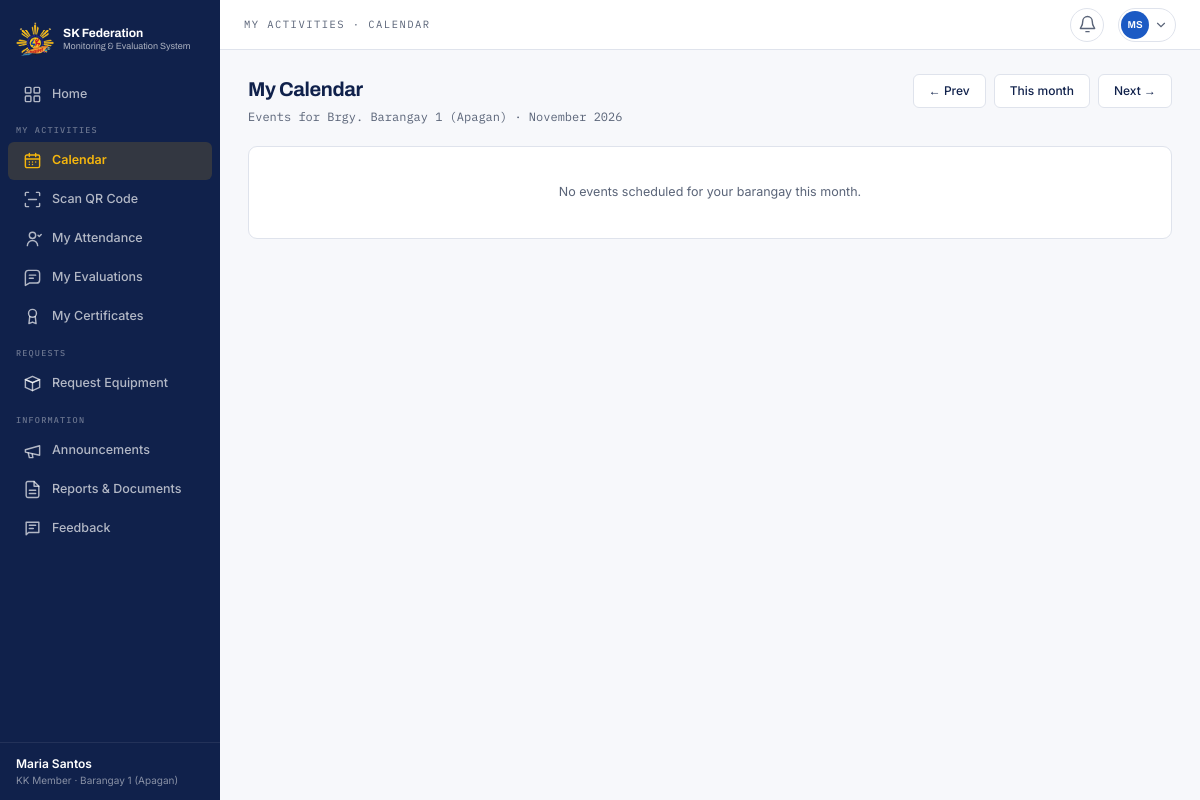
Screenshot of /member/calendar.php (signed in) with the database file from the repository.
### tables this page shows
CREATE TABLE youth_profiles (
  profile_id    INT(11)      NOT NULL AUTO_INCREMENT,
  user_id       INT(11)      DEFAULT NULL,
  barangay_id   INT(11)      NOT NULL,
  full_name     VARCHAR(255) NOT NULL,
  birthdate     DATE         NOT NULL,
  sex           VARCHAR(10)  DEFAULT NULL,
  contact_no    VARCHAR(20)  DEFAULT NULL,
  address       VARCHAR(255) DEFAULT NULL,
  civil_status  VARCHAR(30)  DEFAULT NULL,
  education     VARCHAR(100) DEFAULT NULL,
  work_status   VARCHAR(100) DEFAULT NULL,
  youth_org     VARCHAR(255) DEFAULT NULL,
  school_status VARCHAR(30)  DEFAULT NULL,
  is_pwd        TINYINT(1)   DEFAULT NULL,
  attended_assembly TINYINT(1) DEFAULT NULL,
   
   
  id_document_type VARCHAR(50)  DEFAULT NULL,
  id_document_path VARCHAR(255) DEFAULT NULL,
  selfie_path      VARCHAR(255) DEFAULT NULL,
  consent_date     DATETIME     DEFAULT NULL,
  date_encoded  DATETIME     NOT NULL DEFAULT CURRENT_TIMESTAMP,
  PRIMARY KEY (profile_id),
  UNIQUE KEY uq_profile_user (user_id),
  KEY fk_profile_barangay (barangay_id),
  CONSTRAINT fk_profile_user     FOREIGN KEY (user_id)     REFERENCES users (user_id) ON DELETE SET NULL,
  CONSTRAINT fk_profile_barangay FOREIGN KEY (barangay_id) REFERENCES barangays (barangay_id)
);

CREATE TABLE users (
  user_id              INT(11)      NOT NULL AUTO_INCREMENT,
  role_id              INT(11)      NOT NULL,
  barangay_id          INT(11)      DEFAULT NULL,
  verified_by          INT(11)      DEFAULT NULL,
  username             VARCHAR(50)  NOT NULL,
  email                VARCHAR(150) NOT NULL,
  password_hash        VARCHAR(255) NOT NULL,
  verification_status  VARCHAR(20)  NOT NULL DEFAULT 'pending',
  date_verified        DATETIME     DEFAULT NULL,
  rejection_reason     VARCHAR(255) DEFAULT NULL,
  is_active            TINYINT(1)   NOT NULL DEFAULT 1,
  last_login           DATETIME     DEFAULT NULL,
  date_created         DATETIME     NOT NULL DEFAULT CURRENT_TIMESTAMP,
  PRIMARY KEY (user_id),
  UNIQUE KEY uq_users_username (username),
  UNIQUE KEY uq_users_email (email),
  KEY fk_users_role (role_id),
  KEY fk_users_barangay (barangay_id),
  KEY fk_users_verifier (verified_by),
  CONSTRAINT fk_users_role     FOREIGN KEY (role_id)     REFERENCES roles (role_id),
  CONSTRAINT fk_users_barangay FOREIGN KEY (barangay_id) REFERENCES barangays (barangay_id),
  CONSTRAINT fk_users_verifier FOREIGN KEY (verified_by) REFERENCES users (user_id),
  CONSTRAINT chk_users_status  CHECK (verification_status IN ('pending','verified','rejected'))
);

CREATE TABLE barangays (
  barangay_id    INT(11)      NOT NULL AUTO_INCREMENT,
  barangay_name  VARCHAR(100) NOT NULL,
  municipality   VARCHAR(100) NOT NULL DEFAULT 'Nasipit',
  chairman_id    INT(11)      DEFAULT NULL,    
  PRIMARY KEY (barangay_id),
  UNIQUE KEY uq_barangay (barangay_name, municipality),
  KEY fk_barangay_chairman (chairman_id),
  CONSTRAINT fk_barangay_chairman FOREIGN KEY (chairman_id) REFERENCES users (user_id) ON DELETE SET NULL
);

### includes/helpers.php (called while the page is built, shortened)
<?php
require_once __DIR__ . '/../config/database.php';
function e($value): string
{
    return htmlspecialchars((string) ($value ?? ''), ENT_QUOTES | ENT_SUBSTITUTE, 'UTF-8');
}
function url(string $path = ''): string
{
    return BASE_URL . '/' . ltrim($path, '/');
}
function asset(string $path): string
{
    $file = APP_ROOT . '/assets/' . $path;
    $v = is_file($file) ? filemtime($file) : 0;
    return url('assets/' . $path) . '?v=' . $v;
}
function initials(string $name): string
{
    $parts = preg_split('/\s+/', trim($name)) ?: [];
    $first = $parts[0] ?? '';
    $last = count($parts) > 1 ? end($parts) : '';
    return strtoupper(mb_substr($first, 0, 1) . mb_substr($last, 0, 1)) ?: '?';
}
function get(string $key, $default = '')
{
    $v = $_GET[$key] ?? $default;
    return is_string($v) ? trim($v) : $default;
}
function setting(string $key, string $default = ''): string
{
    static $cache = null;
    if ($cache === null) {
        $cache = [];
        foreach (q_all('SELECT setting_key, setting_value FROM settings') as $r) {
            $cache[$r['setting_key']] = $r['setting_value'];
        }
    }
    return $cache[$key] ?? $default;
}

### config/database.php (called while the page is built, shortened)
<?php
function db(): PDO
{
    static $pdo = null;
    if ($pdo === null) {
        $dsn = 'mysql:host=' . DB_HOST . ';port=' . DB_PORT . ';dbname=' . DB_NAME . ';charset=utf8mb4';
        try {
            $pdo = new PDO($dsn, DB_USER, DB_PASS, [
                PDO::ATTR_ERRMODE            => PDO::ERRMODE_EXCEPTION,
                PDO::ATTR_DEFAULT_FETCH_MODE => PDO::FETCH_ASSOC,
                PDO::ATTR_EMULATE_PREPARES   => false,
            ]);
            $pdo->exec("SET time_zone = '+08:00'");
        } catch (PDOException $e) {
            http_response_code(500);
            error_log('Database connection failed: ' . $e->getMessage());
            exit('The database is not available. Check that MySQL is running in XAMPP and that database/schema.sql has been imported.');
        }
    }
    return $pdo;
}
function q(string $sql, array $params = []): PDOStatement
{
    $stmt = db()->prepare($sql);
    $stmt->execute($params);
    return $stmt;
}
function q_all(string $sql, array $params = []): array
{
    return q($sql, $params)->fetchAll();
}
function q_one(string $sql, array $params = []): ?array
{
    $row = q($sql, $params)->fetch();
    return $row === false ? null : $row;
}
function q_val(string $sql, array $params = [])
{
    $v = q($sql, $params)->fetchColumn();
    return $v === false ? null : $v;
}

### includes/auth.php (called while the page is built, shortened)
<?php
require_once __DIR__ . '/helpers.php';
function current_user(bool $refresh = false): ?array
{
    static $user = false;
    if ($user !== false && !$refresh) {
        return $user;
    }
    $user = null;
    if (!empty($_SESSION['user_id'])) {
        $row = q_one(
            'SELECT u.*, b.barangay_name, p.profile_id, p.full_name, p.date_encoded
               FROM users u
               LEFT JOIN barangays b ON b.barangay_id = u.barangay_id
               LEFT JOIN youth_profiles p ON p.user_id = u.user_id
              WHERE u.user_id = ?',
            [$_SESSION['user_id']]
        );
        if ($row && (int) $row['is_active'] === 1 && $row['verification_status'] === 'verified'
            && ((int) $row['role_id'] === ROLE_ADMIN || setting('maintenance_mode') !== '1')) {
            $user = $row;
        } else {
            $_SESSION = [];
        }
    }
    return $user;
}
function role(): int
{
    return (int) (current_user()['role_id'] ?? 0);
}
function my_barangay(): ?int
{
    $b = current_user()['barangay_id'] ?? null;
    return $b === null ? null : (int) $b;
}
function display_name(?array $u = null): string
{
    $u = $u ?? current_user();
    return $u['full_name'] ?: $u['username'];
}
function home_url(int $role): string
{
    return [
        ROLE_ADMIN => 'admin/index.php',
        ROLE_FEDERATION => 'federation/index.php',
        ROLE_BARANGAY => 'barangay/index.php',
        ROLE_MEMBER => 'member/index.php',
    ][$role] ?? 'index.php';
}
function require_login(): array
{
    $user = current_user();
    return $user;
}
function require_role(int ...$roles): array
{
    $user = require_login();
    return $user;
}

### includes/domain.php (called while the page is built, shortened)
<?php
require_once __DIR__ . '/helpers.php';
function activities_overview(?int $barangayId, string $extraWhere = '', array $extraParams = []): array
{
    $conds = [];
    $params = [];
    if ($barangayId !== null) {
        $conds[] = 'p.barangay_id = ?';
        $params[] = $barangayId;
    }
    if ($extraWhere !== '') {
        $conds[] = $extraWhere;
        $params = array_merge($params, $extraParams);
    }
    $where = $conds ? 'WHERE ' . implode(' AND ', $conds) : '';
    return q_all("
        SELECT a.*, p.title AS program_title, p.program_code, p.centre, p.barangay_id, b.barangay_name,
               f.form_id, f.is_open AS form_open,
               (SELECT COUNT(*) FROM attendance at WHERE at.activity_id = a.activity_id) AS attendance_count,
               (SELECT COUNT(*) FROM evaluation_responses r WHERE r.form_id = f.form_id) AS response_count
          FROM activities a
          JOIN programs p ON p.program_id = a.program_id
          JOIN barangays b ON b.barangay_id = p.barangay_id
          LEFT JOIN evaluation_forms f ON f.activity_id = a.activity_id
          $where
         ORDER BY a.activity_date, a.start_time", $params);
}

### member/calendar.php (the view, shortened to what this page needs)
<?php
require_role(ROLE_MEMBER);
$month = preg_match('/^\d{4}-\d{2}$/', get('m')) ? get('m') : date('Y-m');
$first = new DateTime($month . '-01');
$events = activities_overview(my_barangay(), 'a.activity_date BETWEEN ? AND ?', [$first->format('Y-m-01'), $first->format('Y-m-t')]);
$title = 'My Calendar';
$nav = 'calendar';
$crumb = 'My Activities · Calendar';
require __DIR__ . '/../includes/header.php';
?>
<div class="page-head">
  <div><h1 class="page-title">My Calendar</h1><div class="page-sub">Events for Brgy. <?= e(current_user()['barangay_name']) ?> · <?= e($first->format('F Y')) ?></div></div>
  <div class="page-actions">
    <a class="btn btn-secondary" href="?m=<?= e((clone $first)->modify('-1 month')->format('Y-m')) ?>">← Prev</a>
    <a class="btn btn-secondary" href="?m=<?= date('Y-m') ?>">This month</a>
    <a class="btn btn-secondary" href="?m=<?= e((clone $first)->modify('+1 month')->format('Y-m')) ?>">Next →</a>
  </div>
</div>
<?php if (!$events): ?><div class="card empty">No events scheduled for your barangay this month.</div><?php endif; ?>
<?php require __DIR__ . '/../includes/footer.php';

### includes/header.php (shortened to what this page needs)
<?php
$__u = current_user();
$__unread = $__u ? (int) q_val('SELECT COUNT(*) FROM notifications WHERE user_id = ? AND is_read = 0', [$__u['user_id']]) : 0;
?><!doctype html>
<html lang="en">
<head>
<link rel="stylesheet" href="<?= e(asset('css/style.css')) ?>">
</head>
<body class="app">
<?php if ($__u): require __DIR__ . '/sidebar.php'; endif; ?>
<div class="main">
<?php if ($__u): ?>
  <header class="topbar">
    <div class="breadcrumb"><?= e($crumb ?? $title ?? '') ?></div>
    <div class="topbar-actions">
      <a class="notification-button<?= ($nav ?? '') === 'notifications' ? ' active' : '' ?>" href="<?= e(url('notifications.php')) ?>" aria-label="Notifications, <?= $__unread ?> unread" title="Notifications">
        <?= nav_icon('bell') ?>
      </a>
      <div class="profile-menu-wrap">
        <button type="button" class="profile-button" data-menu-toggle aria-haspopup="menu" aria-expanded="false" aria-label="Open account menu">
          <span class="profile-avatar"><?= e(initials(display_name())) ?></span>
          <svg width="14" height="14" viewBox="0 0 24 24" fill="none" stroke="currentColor" stroke-width="2" stroke-linecap="round" aria-hidden="true"><path d="m6 9 6 6 6-6"/></svg>
        </button>
      </div>
    </div>
  </header>
<?php endif; ?>
  <main class="page<?= !empty($wide) ? ' page-wide' : '' ?>" id="content">

### includes/sidebar.php (shortened to what this page needs)
<?php
function nav_icon(string $name): string
{
    static $paths = [
        'dashboard' => '<rect x="3" y="3" width="7" height="7" rx="1"/><rect x="14" y="3" width="7" height="7" rx="1"/><rect x="3" y="14" width="7" height="7" rx="1"/><rect x="14" y="14" width="7" height="7" rx="1"/>',
        'people' => '<path d="M16 21v-2a4 4 0 0 0-4-4H6a4 4 0 0 0-4 4v2"/><circle cx="9" cy="7" r="4"/><path d="M22 21v-2a4 4 0 0 0-3-3.87M16 3.13a4 4 0 0 1 0 7.75"/>',
        'programs' => '<path d="M4 19.5A2.5 2.5 0 0 1 6.5 17H20"/><path d="M6.5 2H20v20H6.5A2.5 2.5 0 0 1 4 19.5v-15A2.5 2.5 0 0 1 6.5 2Z"/><path d="M8 7h8M8 11h6"/>',
        'calendar' => '<rect x="3" y="5" width="18" height="16" rx="2"/><path d="M16 3v4M8 3v4M3 10h18"/><path d="M8 14h.01M12 14h.01M16 14h.01M8 17h.01M12 17h.01"/>',
        'participation' => '<circle cx="12" cy="8" r="4"/><path d="M5.5 21a6.5 6.5 0 0 1 13 0M19 8l1.5 1.5L23 7"/>',
        'documents' => '<path d="M14 2H6a2 2 0 0 0-2 2v16a2 2 0 0 0 2 2h12a2 2 0 0 0 2-2V8Z"/><path d="M14 2v6h6M8 13h8M8 17h8"/>',
        'content' => '<path d="M4 4h16v13H7l-3 3Z"/><path d="M8 8h8M8 12h5"/>',
        'reports' => '<path d="M4 20V10M10 20V4M16 20v-7M22 20H2"/>',
        'qr' => '<rect x="3" y="3" width="7" height="7"/><rect x="14" y="3" width="7" height="7"/><rect x="3" y="14" width="7" height="7"/><path d="M14 14h3v3h-3zM18 18h3v3h-3zM18 14h3M14 18v3"/>',
        'inventory' => '<path d="m3 7 9-4 9 4-9 4Z"/><path d="m3 7 9 4 9-4v10l-9 4-9-4Z"/><path d="M12 11v10"/>',
        'budget' => '<rect x="3" y="5" width="18" height="15" rx="2"/><path d="M16 9h5v7h-5a3.5 3.5 0 0 1 0-7ZM7 5V3h10v2"/>',
        'verify' => '<path d="M20 6 9 17l-5-5"/>',
        'certificate' => '<circle cx="12" cy="8" r="5"/><path d="m8.5 12-1 9 4.5-2 4.5 2-1-9"/>',
        'settings' => '<circle cx="12" cy="12" r="3"/><path d="M12 2v3M12 19v3M4.2 4.2l2.1 2.1M17.7 17.7l2.1 2.1M2 12h3M19 12h3M4.2 19.8l2.1-2.1M17.7 6.3l2.1-2.1"/>',
        'logs' => '<path d="M3 12a9 9 0 1 0 3-6.7L3 8"/><path d="M3 3v5h5M12 7v5l3 2"/>',
        'announcements' => '<path d="m3 11 18-5v12L3 14Z"/><path d="m11.6 16.4.9 4.6H8l-1.4-6"/>',
        'feedback' => '<path d="M21 15a4 4 0 0 1-4 4H8l-5 3V7a4 4 0 0 1 4-4h10a4 4 0 0 1 4 4Z"/><path d="M8 9h8M8 13h5"/>',
        'scan' => '<path d="M3 7V4a1 1 0 0 1 1-1h3M17 3h3a1 1 0 0 1 1 1v3M21 17v3a1 1 0 0 1-1 1h-3M7 21H4a1 1 0 0 1-1-1v-3M7 12h10"/>',
        'bell' => '<path d="M18 8a6 6 0 0 0-12 0c0 7-3 7-3 9h18c0-2-3-2-3-9M10 21h4"/>',
    ];
    return '<svg width="19" height="19" viewBox="0 0 24 24" fill="none" stroke="currentColor" stroke-width="1.8" stroke-linecap="round" stroke-linejoin="round" aria-hidden="true">' . ($paths[$name] ?? '') . '</svg>';
}
function nav_groups(int $role): array
{
    switch ($role) {
        case ROLE_MEMBER:
            return [
                ['', [['home', 'Home', 'member/index.php', 'dashboard']]],
                ['My Activities', [['calendar', 'Calendar', 'member/calendar.php', 'calendar'],
                                   ['scan', 'Scan QR Code', 'member/scan.php', 'scan'],
                                   ['attendance', 'My Attendance', 'member/attendance.php', 'participation'],
                                   ['evaluations', 'My Evaluations', 'member/evaluations.php', 'feedback'],
                                   ['certificates', 'My Certificates', 'member/certificates.php', 'certificate']]],
                ['Requests', [['equipment', 'Request Equipment', 'member/equipment.php', 'inventory']]],
                ['Information', [['announcements', 'Announcements', 'member/announcements.php', 'announcements'],
                                 ['documents', 'Reports & Documents', 'member/documents.php', 'documents'],
                                 ['feedback', 'Feedback', 'member/feedback.php', 'content']]],
            ];
    }
    return [];
}
$__groups = nav_groups(role());
?>
<nav class="nav-rail" id="nav-rail" aria-label="Main navigation">
  <a class="nav-brand" href="<?= e(url(home_url(role()))) ?>">
    <img src="<?= e(asset('img/sk-federation-logo.png')) ?>" alt="SK Federation Nasipit logo" width="38" height="38">
    <span>
      <strong>SK Federation</strong>
      <small>Monitoring &amp; Evaluation System</small>
    </span>
  </a>
  <div class="nav-groups">
    <?php foreach ($__groups as [$__label, $__items]): ?>
      <div class="nav-group">
        <?php if ($__label !== ''): ?><div class="nav-group-label"><?= e($__label) ?></div><?php endif; ?>
        <?php foreach ($__items as [$__id, $__text, $__href, $__icon]): ?>
          <a class="nav-item<?= ($nav ?? '') === $__id ? ' active' : '' ?>" href="<?= e(url($__href)) ?>"<?= ($nav ?? '') === $__id ? ' aria-current="page"' : '' ?>>
            <span class="nav-icon"><?= nav_icon($__icon) ?></span><span><?= e($__text) ?></span>
          </a>
        <?php endforeach; ?>
      </div>
    <?php endforeach; ?>
  </div>
  <div class="nav-foot">
    <div class="nav-foot-name"><?= e(display_name()) ?></div>
    <div class="nav-foot-role"><?= e(ROLE_LABELS[role()] ?? '') ?><?= current_user()['barangay_name'] ? ' · ' . e(current_user()['barangay_name']) : '' ?></div>
  </div>
</nav>

### rows the page displays
youth_profiles: full_name "Maria Santos", user.role_id "KK Member", barangay.barangay_name "Barangay 1 (Apagan)", full_name "MS"

### other values shown
$__text "Home"
$__label "MY ACTIVITIES"
$__text "Calendar"
$__text "Scan QR Code"
$__text "My Attendance"
$__text "My Evaluations"
$__text "My Certificates"
$__label "REQUESTS"
$__text "Request Equipment"
$__label "INFORMATION"
$__text "Announcements"
$__text "Reports & Documents"
$__text "Feedback"
$crumb "MY ACTIVITIES · CALENDAR"
$first->format('F Y') "November 2026"
